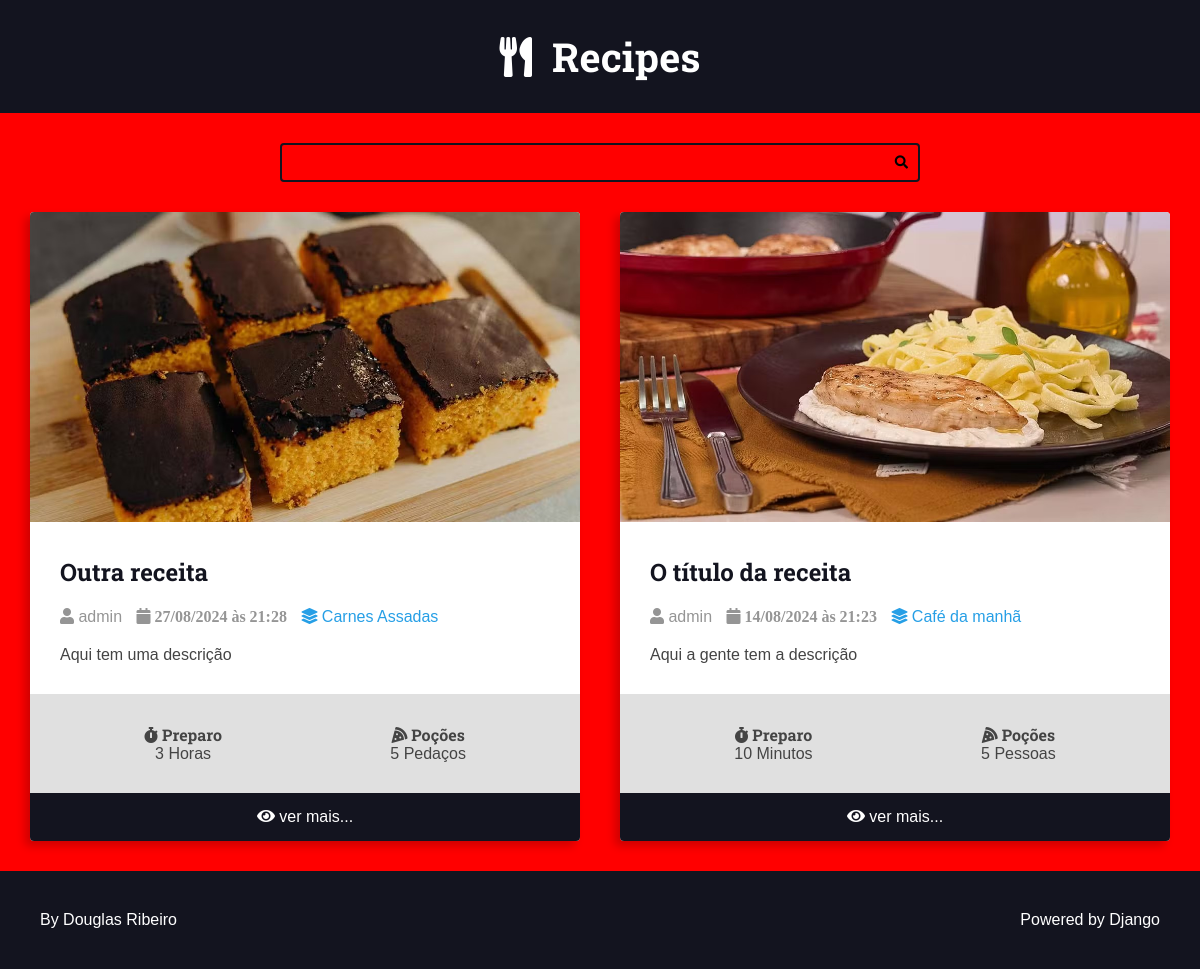
The page / on the database its author committed.
### recipes/models.py (models this page shows, shortened)
class Recipe(models.Model):
    title = models.CharField(max_length=65)
    description = models.CharField(max_length=165)
    slug = models.SlugField()
    preparation_time = models.IntegerField()
    preparation_time_unit = models.CharField(max_length=165)
    servings = models.IntegerField()
    servings_unit = models.CharField(max_length=165)
    preparation_steps = models.TextField()
    preparation_steps_is_html = models.BooleanField(default=False)
    created_at = models.DateTimeField(auto_now_add=True)
    updated_at = models.DateTimeField(auto_now=True)
    is_published = models.BooleanField(default=False)
    cover = models.ImageField(upload_to='recipes/covers/%Y/%m/%d/', blank=True, default='')
    category = models.ForeignKey(Category,on_delete=models.SET_NULL, null=True,  blank=True, default=None,)
    author = models.ForeignKey(User, on_delete=models.SET_NULL, null=True)

class Category(models.Model):
    name = models.CharField(max_length=65)

### recipes/views.py (the view)
# urls.py: 2. Add a URL to urlpatterns:  path('', views.home, name='home')
def home(request):
    recipes = Recipe.objects.filter(is_published=True).order_by('-id')
    return render(request, 'recipes/pages/home.html', context={
        'recipes': recipes,
    })

### recipes/templates/recipes/pages/home.html (shortened to what this page needs)
{% extends "global/base.html" %}
{% block content %}
    <div class="main-content main-content-list container">
        {% for recipe in recipes  %}
            {% include "recipes/partials/recipe.html" %}
        {% empty %}
            <div class="center m-y">
                <h1>No recipes found here 🤔</h1>
            </div>
        {% endfor %}
    </div>
{% endblock content %}

### recipes/templates/recipes/partials/recipe.html (shortened to what this page needs)
<div class="recipe recipe-list-item">
    {% if recipe.cover %}
        <div class="recipe-cover">
            <a href="{% url 'recipes:recipe' recipe.id %}">
                <img src="{{recipe.cover.url}}" alt="Temporário">
            </a>
    {% endif %}
    </div>
    <div class="recipe-title-container">
        <h2 class="recipe-title">
            <a href="{% url 'recipes:recipe' recipe.id %}">
                {{ recipe.title }}
            </a>
        </h2>
    </div>
    <div class="recipe-author">
    {% if recipe.author is not one %}
        <span class="recipe-author-item">
            <i class="fas fa-user"></i>
            {% if recipe.author.first_name %}
                {{ recipe.author.first_name }} {{ recipe.author.last_name}}
            {% else %}
                {{ recipe.author.username }}
            {% endif %}
        </span>
    {% endif %}
    <span class="recipe-author-item">
        <i class="fas fa-calendar alt">
            {{recipe.created_at|date:"d/m/Y"}} às {{recipe.created_at|date:"H:i"}}
        </i>
    </span>
    {% if  recipe.category is not None %}
        <span class="recipe-author-item">
            <a href="{% url 'recipes:category' recipe.category.id %}">
                <i class="fas fa-layer-group"></i>
                <span>{{recipe.category.name}}</span>
            </a>
        </span>
    {% endif %}
    </div>
    <div class="recipe-content">
        <p>{{recipe.description}}</p>
    </div>
    <div class="recipe-meta-container">
        <div class="recipe-meta recipe-preparation">
            <h3 class="recipe-meta-title">
                <i class="fas fa-stopwatch"></i> Preparo</h3>
            <div class="recipe-meta-text">
                {{recipe.preparation_time}} {{recipe.preparation_time_unit}}
            </div>
        </div>
        <div class="recipe-meta recipe-servings">
            <h3 class="recipe-meta-title"><i class="fas fa-pizza-slice"></i> Poções </h3>
            <div class="recipe-meta-text">
                {{recipe.servings}} {{recipe.servings_unit}}
            </div>
        </div>
    </div>
    {% if is_detail_page is not True %}
        <footer class="recipe-footer">
            <a href="{% url 'recipes:recipe' recipe.id %}" class="recipe-read-more button button-dark button-full-width">
                <i class="fas fa-eye"></i>
                <span>ver mais...</span>
            </a>
        </footer>
    {% endif %}
</div>

### recipes/static/recipes/css/styles.css (style rules this page uses)
:root { --color-primary: #269fe6; --color-primary-hover: #2086c2; --color-primary-dark: #13141f; --color-primary-dark-hover: #212336; --color-primary-light: #d4ecfa; --color-primary-light-hover: #bdd8e7; --color-white: #fff; --color-black: #000; --color-dark-text: #444; --color-info-light: #cce5ff; --color-debug-light: #cce5ff; --color-success-light: #d4edda; --color-alert-light: #fff3cd; --color-warning-light: #fff3cd; --color-error-light: #f8d7da; --color-info-dark: #4d86c4; --color-debug-dark: #4d86c4; --color-success-dark: #4a9c5d; --color-alert-dark: #927f40; --color-warning-dark: #927f40; --color-error-dark: #da525d; --color-gray-0: #f9f9f9; --color-gray-1: #e0e0e0; --color-gray-2: #c7c7c7; --color-gray-3: #aeaeae; --color-gray-4: #959595; --color-gray-5: #7d7d7d; --color-gray-6: #646464; --color-gray-7: #4b4b4b; --color-gray-8: #323232; --color-gray-9: #191919; --font-primary: sans-serif; --font-headings: 'Roboto Slab', serif; --spacing-gutter-medium: 3rem; --spacing-gutter-large: 4rem; }
* { padding: 0; margin: 0; box-sizing: border-box; }
html { font-size: 62.5%; }
body { font-size: 1.6rem; font-family: var(--font-primary); background: var(--color-gray-1); color: var(--color-dark-text); }
h1,h2,h3,h4,h5,h6 { font-family: var(--font-headings); }
.container { max-width: 144rem; margin: 0 auto; padding: var(--spacing-gutter-medium); }
.main-content { padding-top: 0; }
.main-content-list { display: grid; grid-template-columns: repeat(auto-fit,minmax(340px, 1fr)); gap: var(--spacing-gutter-large); }
.recipe { background: var(--color-white); box-shadow: -5px 5px 10px rgba(0,0,0,0.2); transform: scale(1); transition: all 300ms ease-in-out; border-radius: 0.4rem; overflow: hidden; }
.recipe img { max-width: 100%; }
.recipe-list-item { max-width: 64rem; height: fit-content; }
.recipe-title-container { padding: var(--spacing-gutter-medium); padding-bottom: 2rem; }
.recipe-title-container a { text-decoration: none; color: var(--color-primary-dark); }
.recipe-author { padding: 0 var(--spacing-gutter-medium); }
.recipe-content { padding: var(--spacing-gutter-medium); padding-top: 2rem; }
.recipe-author-item { color: var(--color-gray-4); margin-right: 1rem; }
.recipe-author a { color: var(--color-primary); transition: all 300ms ease-in-out; text-decoration: none; }
.recipe-meta-container { display: flex; flex-flow: row wrap; padding: var(--spacing-gutter-medium); background: var(--color-gray-1); }
.recipe-meta { display: flex; flex-flow: column nowrap; flex-shrink: 1; flex-grow: 1; text-align: center; }
.recipe-meta-title { font-family: var(--font-headings); font-size: 1.6rem; margin: 0; }
.recipe-footer a { background: var(--color-primary-dark); display: block; color: var(--color-white); text-decoration: none; text-align: center; padding: 1.5rem var(--spacing-gutter-medium); transition: all 300ms ease-in-out; }

### recipes/base_static/global/css/global-style.css (style rules this page uses)
body { background: red; }

### rows shown on the page
Recipe: cover (picture), title "Outra receita", author.username "admin", created_at "27/08/2024", created_at "21:28", category.name "Carnes Assadas", description "Aqui tem uma descrição", preparation_time "3", preparation_time_unit "Horas", servings "5", servings_unit "Pedaços"
Recipe: cover (picture), title "O título da receita", author.username "admin", created_at "14/08/2024", created_at "21:23", category.name "Café da manhã", description "Aqui a gente tem a descrição", preparation_time "10", preparation_time_unit "Minutos", servings "5", servings_unit "Pessoas"
